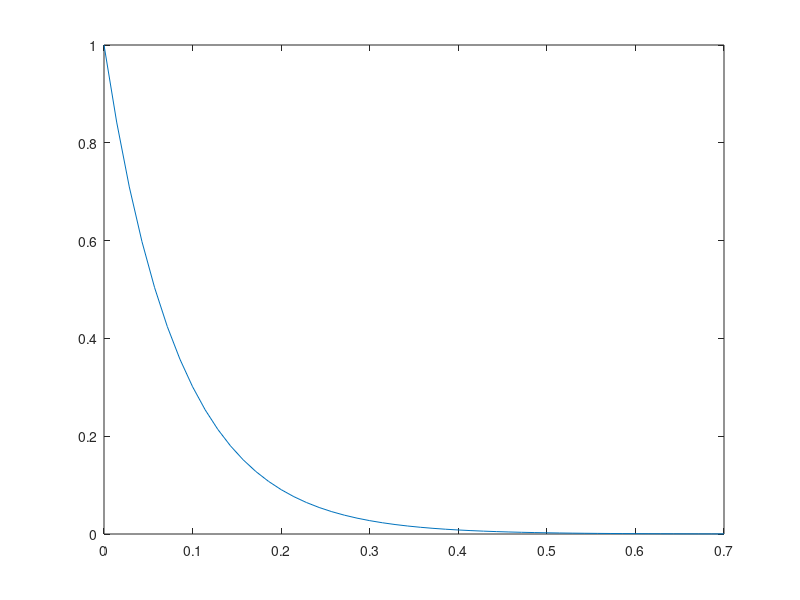

MATLAB code to generate this figure:
% Datos
R = 12; L = 1/1000; U0 = 12; I0 = 1;
TAU = L/R;

% Dominio
PASO = 1/70; % milisegundos
FIN = 7/10; % milisegundos
t = [0:PASO:FIN];

% Funcion
it = I0 * exp(-t/(1000*TAU)); % t está en milisegundos

plot(t, it)
